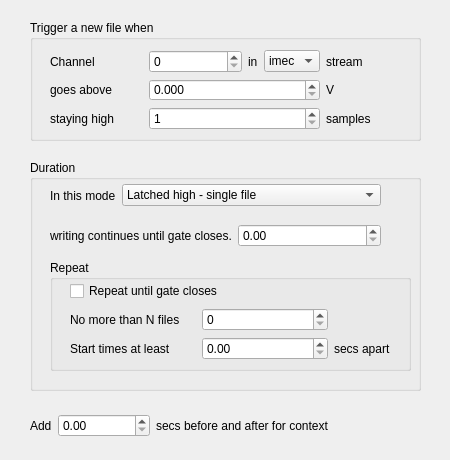
<?xml version="1.0" encoding="UTF-8"?>
<ui version="4.0">
 <class>TrigTTLPanel</class>
 <widget class="QWidget" name="TrigTTLPanel">
  <property name="geometry">
   <rect>
    <x>0</x>
    <y>0</y>
    <width>450</width>
    <height>460</height>
   </rect>
  </property>
  <property name="windowTitle">
   <string>Form</string>
  </property>
  <widget class="QWidget" name="horizontalLayoutWidget">
   <property name="geometry">
    <rect>
     <x>30</x>
     <y>410</y>
     <width>391</width>
     <height>31</height>
    </rect>
   </property>
   <layout class="QHBoxLayout" name="horizontalLayout">
    <item>
     <widget class="QLabel" name="label">
      <property name="sizePolicy">
       <sizepolicy hsizetype="Minimum" vsizetype="Preferred">
        <horstretch>0</horstretch>
        <verstretch>0</verstretch>
       </sizepolicy>
      </property>
      <property name="text">
       <string>Add</string>
      </property>
     </widget>
    </item>
    <item>
     <widget class="QDoubleSpinBox" name="marginSB">
      <property name="sizePolicy">
       <sizepolicy hsizetype="Expanding" vsizetype="Fixed">
        <horstretch>0</horstretch>
        <verstretch>0</verstretch>
       </sizepolicy>
      </property>
      <property name="minimumSize">
       <size>
        <width>0</width>
        <height>22</height>
       </size>
      </property>
      <property name="maximum">
       <double>20.000000000000000</double>
      </property>
     </widget>
    </item>
    <item>
     <widget class="QLabel" name="label_2">
      <property name="sizePolicy">
       <sizepolicy hsizetype="Minimum" vsizetype="Preferred">
        <horstretch>0</horstretch>
        <verstretch>0</verstretch>
       </sizepolicy>
      </property>
      <property name="text">
       <string>secs before and after for context</string>
      </property>
     </widget>
    </item>
    <item>
     <spacer name="horizontalSpacer">
      <property name="orientation">
       <enum>Qt::Horizontal</enum>
      </property>
      <property name="sizeHint" stdset="0">
       <size>
        <width>40</width>
        <height>20</height>
       </size>
      </property>
     </spacer>
    </item>
   </layout>
  </widget>
  <widget class="QGroupBox" name="trigGB">
   <property name="geometry">
    <rect>
     <x>30</x>
     <y>20</y>
     <width>391</width>
     <height>121</height>
    </rect>
   </property>
   <property name="title">
    <string>Trigger a new file when</string>
   </property>
   <widget class="QWidget" name="gridLayoutWidget">
    <property name="geometry">
     <rect>
      <x>20</x>
      <y>30</y>
      <width>321</width>
      <height>80</height>
     </rect>
    </property>
    <layout class="QGridLayout" name="gridLayout">
     <item row="0" column="0">
      <widget class="QLabel" name="chanLabel">
       <property name="sizePolicy">
        <sizepolicy hsizetype="Expanding" vsizetype="Preferred">
         <horstretch>0</horstretch>
         <verstretch>0</verstretch>
        </sizepolicy>
       </property>
       <property name="text">
        <string>Channel</string>
       </property>
      </widget>
     </item>
     <item row="0" column="1">
      <widget class="QSpinBox" name="chanSB">
       <property name="sizePolicy">
        <sizepolicy hsizetype="Expanding" vsizetype="Fixed">
         <horstretch>0</horstretch>
         <verstretch>0</verstretch>
        </sizepolicy>
       </property>
       <property name="minimumSize">
        <size>
         <width>0</width>
         <height>22</height>
        </size>
       </property>
       <property name="maximum">
        <number>999</number>
       </property>
      </widget>
     </item>
     <item row="2" column="0">
      <widget class="QLabel" name="inarowLabel">
       <property name="sizePolicy">
        <sizepolicy hsizetype="Expanding" vsizetype="Preferred">
         <horstretch>0</horstretch>
         <verstretch>0</verstretch>
        </sizepolicy>
       </property>
       <property name="text">
        <string>staying high</string>
       </property>
      </widget>
     </item>
     <item row="1" column="0">
      <widget class="QLabel" name="TLabel">
       <property name="sizePolicy">
        <sizepolicy hsizetype="Expanding" vsizetype="Preferred">
         <horstretch>0</horstretch>
         <verstretch>0</verstretch>
        </sizepolicy>
       </property>
       <property name="text">
        <string>goes above</string>
       </property>
      </widget>
     </item>
     <item row="1" column="4">
      <widget class="QLabel" name="TUnitLabel">
       <property name="sizePolicy">
        <sizepolicy hsizetype="Minimum" vsizetype="Preferred">
         <horstretch>0</horstretch>
         <verstretch>0</verstretch>
        </sizepolicy>
       </property>
       <property name="text">
        <string>V</string>
       </property>
      </widget>
     </item>
     <item row="2" column="4">
      <widget class="QLabel" name="inarowUnitLable">
       <property name="sizePolicy">
        <sizepolicy hsizetype="Minimum" vsizetype="Preferred">
         <horstretch>0</horstretch>
         <verstretch>0</verstretch>
        </sizepolicy>
       </property>
       <property name="text">
        <string>samples</string>
       </property>
      </widget>
     </item>
     <item row="0" column="4">
      <widget class="QLabel" name="streamLbl">
       <property name="sizePolicy">
        <sizepolicy hsizetype="Minimum" vsizetype="Preferred">
         <horstretch>0</horstretch>
         <verstretch>0</verstretch>
        </sizepolicy>
       </property>
       <property name="text">
        <string>stream</string>
       </property>
      </widget>
     </item>
     <item row="0" column="2">
      <widget class="QLabel" name="inLbl">
       <property name="sizePolicy">
        <sizepolicy hsizetype="Minimum" vsizetype="Preferred">
         <horstretch>0</horstretch>
         <verstretch>0</verstretch>
        </sizepolicy>
       </property>
       <property name="text">
        <string>in</string>
       </property>
      </widget>
     </item>
     <item row="0" column="3">
      <widget class="QComboBox" name="streamCB">
       <item>
        <property name="text">
         <string>imec</string>
        </property>
       </item>
       <item>
        <property name="text">
         <string>nidq</string>
        </property>
       </item>
      </widget>
     </item>
     <item row="1" column="1" colspan="3">
      <widget class="QDoubleSpinBox" name="TSB">
       <property name="sizePolicy">
        <sizepolicy hsizetype="Expanding" vsizetype="Fixed">
         <horstretch>0</horstretch>
         <verstretch>0</verstretch>
        </sizepolicy>
       </property>
       <property name="minimumSize">
        <size>
         <width>0</width>
         <height>22</height>
        </size>
       </property>
       <property name="accelerated">
        <bool>true</bool>
       </property>
       <property name="decimals">
        <number>3</number>
       </property>
       <property name="maximum">
        <double>10.000000000000000</double>
       </property>
       <property name="singleStep">
        <double>0.100000000000000</double>
       </property>
      </widget>
     </item>
     <item row="2" column="1" colspan="3">
      <widget class="QSpinBox" name="inarowSB">
       <property name="sizePolicy">
        <sizepolicy hsizetype="Expanding" vsizetype="Fixed">
         <horstretch>0</horstretch>
         <verstretch>0</verstretch>
        </sizepolicy>
       </property>
       <property name="minimumSize">
        <size>
         <width>0</width>
         <height>22</height>
        </size>
       </property>
       <property name="minimum">
        <number>1</number>
       </property>
      </widget>
     </item>
    </layout>
   </widget>
  </widget>
  <widget class="QGroupBox" name="durationGB">
   <property name="geometry">
    <rect>
     <x>30</x>
     <y>160</y>
     <width>391</width>
     <height>231</height>
    </rect>
   </property>
   <property name="title">
    <string>Duration</string>
   </property>
   <widget class="QWidget" name="horizontalLayoutWidget_2">
    <property name="geometry">
     <rect>
      <x>20</x>
      <y>20</y>
      <width>331</width>
      <height>31</height>
     </rect>
    </property>
    <layout class="QHBoxLayout" name="horizontalLayout_2">
     <item>
      <widget class="QLabel" name="modeLabel">
       <property name="sizePolicy">
        <sizepolicy hsizetype="Minimum" vsizetype="Preferred">
         <horstretch>0</horstretch>
         <verstretch>0</verstretch>
        </sizepolicy>
       </property>
       <property name="text">
        <string>In this mode</string>
       </property>
      </widget>
     </item>
     <item>
      <widget class="QComboBox" name="modeCB">
       <property name="sizePolicy">
        <sizepolicy hsizetype="Expanding" vsizetype="Fixed">
         <horstretch>0</horstretch>
         <verstretch>0</verstretch>
        </sizepolicy>
       </property>
       <property name="minimumSize">
        <size>
         <width>0</width>
         <height>22</height>
        </size>
       </property>
       <item>
        <property name="text">
         <string>Latched high - single file</string>
        </property>
       </item>
       <item>
        <property name="text">
         <string>Timed high - multiple files</string>
        </property>
       </item>
       <item>
        <property name="text">
         <string>Follow voltage - multiple files</string>
        </property>
       </item>
      </widget>
     </item>
    </layout>
   </widget>
   <widget class="QWidget" name="horizontalLayoutWidget_3">
    <property name="geometry">
     <rect>
      <x>20</x>
      <y>60</y>
      <width>331</width>
      <height>31</height>
     </rect>
    </property>
    <layout class="QHBoxLayout" name="horizontalLayout_3">
     <item>
      <widget class="QLabel" name="HLabel">
       <property name="sizePolicy">
        <sizepolicy hsizetype="Expanding" vsizetype="Preferred">
         <horstretch>0</horstretch>
         <verstretch>0</verstretch>
        </sizepolicy>
       </property>
       <property name="text">
        <string>writing continues until gate closes.</string>
       </property>
      </widget>
     </item>
     <item>
      <widget class="QDoubleSpinBox" name="HSB">
       <property name="sizePolicy">
        <sizepolicy hsizetype="Expanding" vsizetype="Fixed">
         <horstretch>0</horstretch>
         <verstretch>0</verstretch>
        </sizepolicy>
       </property>
       <property name="minimumSize">
        <size>
         <width>0</width>
         <height>22</height>
        </size>
       </property>
       <property name="maximum">
        <double>7200.000000000000000</double>
       </property>
      </widget>
     </item>
    </layout>
   </widget>
   <widget class="QGroupBox" name="repeatGB">
    <property name="geometry">
     <rect>
      <x>20</x>
      <y>100</y>
      <width>361</width>
      <height>111</height>
     </rect>
    </property>
    <property name="title">
     <string>Repeat</string>
    </property>
    <widget class="QWidget" name="gridLayoutWidget_2">
     <property name="geometry">
      <rect>
       <x>20</x>
       <y>20</y>
       <width>321</width>
       <height>80</height>
      </rect>
     </property>
     <layout class="QGridLayout" name="gridLayout_2">
      <item row="1" column="0">
       <widget class="QLabel" name="NLabel">
        <property name="sizePolicy">
         <sizepolicy hsizetype="Expanding" vsizetype="Preferred">
          <horstretch>0</horstretch>
          <verstretch>0</verstretch>
         </sizepolicy>
        </property>
        <property name="text">
         <string>No more than N files</string>
        </property>
       </widget>
      </item>
      <item row="1" column="1">
       <widget class="QSpinBox" name="NSB">
        <property name="sizePolicy">
         <sizepolicy hsizetype="Expanding" vsizetype="Fixed">
          <horstretch>0</horstretch>
          <verstretch>0</verstretch>
         </sizepolicy>
        </property>
        <property name="minimumSize">
         <size>
          <width>0</width>
          <height>22</height>
         </size>
        </property>
        <property name="maximum">
         <number>999</number>
        </property>
       </widget>
      </item>
      <item row="2" column="1">
       <widget class="QDoubleSpinBox" name="refracSB">
        <property name="sizePolicy">
         <sizepolicy hsizetype="Expanding" vsizetype="Fixed">
          <horstretch>0</horstretch>
          <verstretch>0</verstretch>
         </sizepolicy>
        </property>
        <property name="minimumSize">
         <size>
          <width>0</width>
          <height>22</height>
         </size>
        </property>
        <property name="maximum">
         <double>100.000000000000000</double>
        </property>
       </widget>
      </item>
      <item row="2" column="2">
       <widget class="QLabel" name="refracUnitLabel">
        <property name="sizePolicy">
         <sizepolicy hsizetype="Preferred" vsizetype="Preferred">
          <horstretch>0</horstretch>
          <verstretch>0</verstretch>
         </sizepolicy>
        </property>
        <property name="text">
         <string>secs apart</string>
        </property>
       </widget>
      </item>
      <item row="2" column="0">
       <widget class="QLabel" name="refracLabel">
        <property name="sizePolicy">
         <sizepolicy hsizetype="Expanding" vsizetype="Preferred">
          <horstretch>0</horstretch>
          <verstretch>0</verstretch>
         </sizepolicy>
        </property>
        <property name="text">
         <string>Start times at least</string>
        </property>
       </widget>
      </item>
      <item row="0" column="0" colspan="2">
       <widget class="QCheckBox" name="NInfChk">
        <property name="sizePolicy">
         <sizepolicy hsizetype="Minimum" vsizetype="Minimum">
          <horstretch>0</horstretch>
          <verstretch>0</verstretch>
         </sizepolicy>
        </property>
        <property name="minimumSize">
         <size>
          <width>0</width>
          <height>17</height>
         </size>
        </property>
        <property name="text">
         <string>Repeat until gate closes</string>
        </property>
       </widget>
      </item>
     </layout>
    </widget>
   </widget>
  </widget>
 </widget>
 <tabstops>
  <tabstop>chanSB</tabstop>
  <tabstop>streamCB</tabstop>
  <tabstop>TSB</tabstop>
  <tabstop>inarowSB</tabstop>
  <tabstop>modeCB</tabstop>
  <tabstop>HSB</tabstop>
  <tabstop>NInfChk</tabstop>
  <tabstop>NSB</tabstop>
  <tabstop>refracSB</tabstop>
  <tabstop>marginSB</tabstop>
 </tabstops>
 <resources/>
 <connections/>
</ui>
